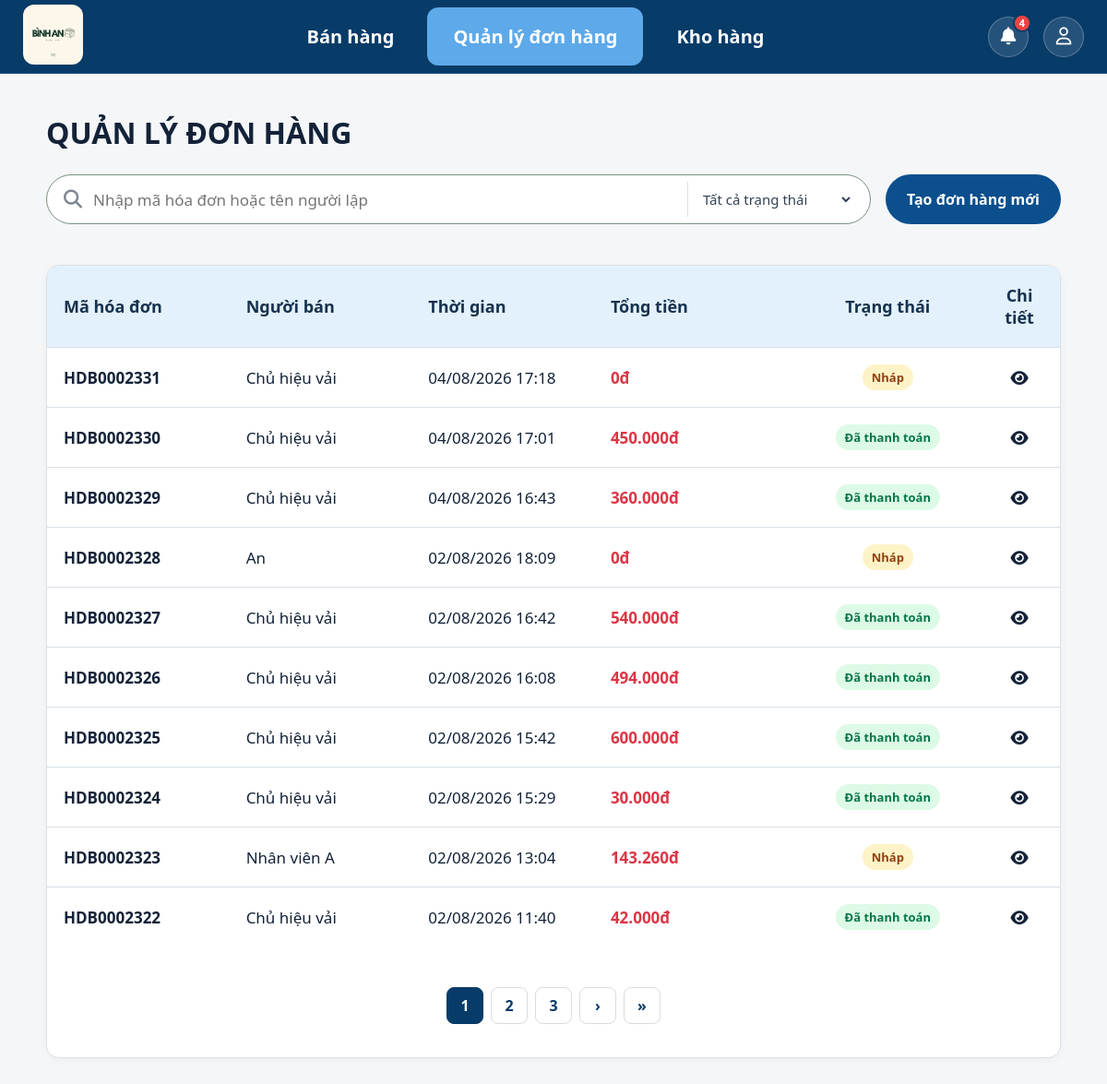
Before: /sales/orders/list/ (signed in) with the older database file.
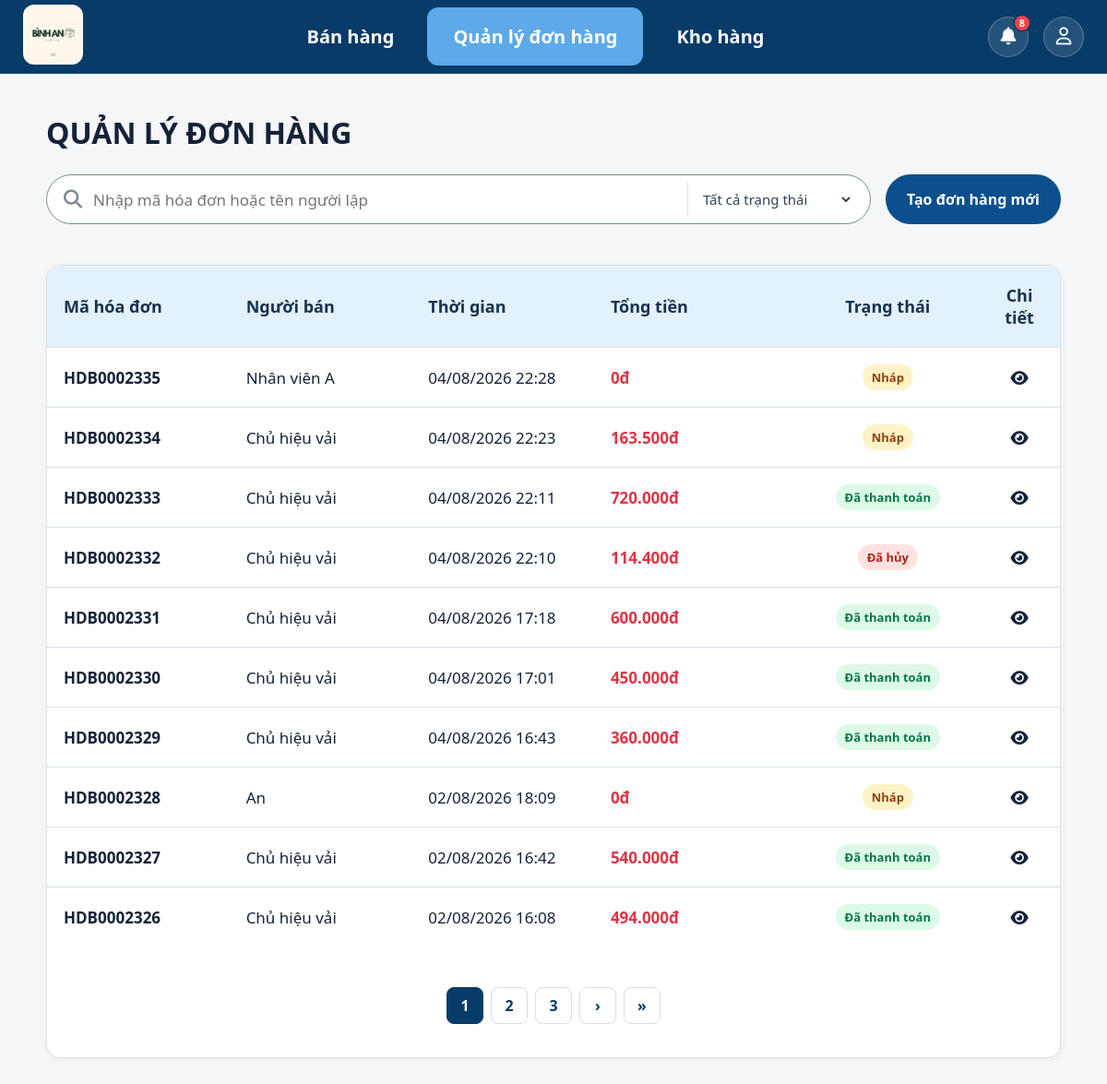
After: the same page with the newer database file.
### sales/models.py (models this page shows, shortened)
class SalesOrder(models.Model):
    class Status(models.TextChoices):
        DRAFT = "draft", "Nháp"
        COMPLETED = "completed", "Đã thanh toán"
        CANCELLED = "cancelled", "Đã hủy"
    employee = models.ForeignKey(settings.AUTH_USER_MODEL,on_delete=models.PROTECT,related_name="sales_orders",verbose_name="Nhân viên")
    discount = models.DecimalField( max_digits=12,decimal_places=0,default=0,verbose_name="Giảm giá")
    total_amount = models.DecimalField( max_digits=12,decimal_places=0,default=0,verbose_name="Tổng tiền")
    final_amount = models.DecimalField( max_digits=12,decimal_places=0,default=0,verbose_name="Thành tiền")
    status = models.CharField(  max_length=20,choices=Status.choices,default=Status.DRAFT,db_index=True,verbose_name="Trạng thái")
    created_at = models.DateTimeField( auto_now_add=True, verbose_name="Ngày lập")
    completed_at = models.DateTimeField(null=True, blank=True, verbose_name="Ngày thanh toán")
    updated_at = models.DateTimeField( auto_now=True,verbose_name="Ngày cập nhật")
    note = models.TextField(blank=True, default="", verbose_name="Ghi chú")
    class Meta:
        ordering = ["-created_at"]
        verbose_name = "Hóa đơn bán"
        verbose_name_plural = "Hóa đơn bán"
    @property
    def order_code(self):
        return f"HDB{self.pk:07d}" if self.pk else "HDBM"

### accounts/models.py (models this page shows, shortened)
class User(AbstractUser):
    first_name = None
    last_name = None
    class Role(models.TextChoices):
        OWNER = "OWNER", "Chủ cửa hàng"
        EMPLOYEE = "EMPLOYEE", "Nhân viên"
    username = models.CharField(max_length=50,unique=True,verbose_name="Tên đăng nhập")
    full_name = models.CharField(max_length=100,verbose_name="Họ và tên")
    phone = models.CharField(max_length=10,unique=True,verbose_name="Số điện thoại")
    role = models.CharField( max_length=20, choices=Role.choices, default=Role.EMPLOYEE, verbose_name="Vai trò")
    is_active = models.BooleanField(default=True,verbose_name="Đang hoạt động")
    created_at = models.DateTimeField(auto_now_add=True,verbose_name="Ngày tạo")
    updated_at = models.DateTimeField(auto_now=True,verbose_name="Ngày cập nhật")
    USERNAME_FIELD = "username"
    REQUIRED_FIELDS = ["full_name", "phone"]
    class Meta:
        db_table = "users"
        ordering = ["full_name"]
        verbose_name = "Người dùng"
        verbose_name_plural = "Người dùng"
    @property
    def is_owner(self):
        return self.role == self.Role.OWNER

### sales/views.py (the view)
# urls.py: path("orders/list/", views.orders_list, name="orders_management"),
@login_required(login_url="login")
def orders_list(request):
    query = request.GET.get("q", "").strip()
    selected_status = request.GET.get("status", "").strip()
    orders = process_search_order_list( keyword=query, status=selected_status)
    paginator = Paginator(orders, 10)
    page_number = request.GET.get("page")
    page_obj = paginator.get_page(page_number)
    return render(
        request,
        "sales/orders_management.html",
        {
            "orders": page_obj,
            "page_obj": page_obj,
            "query": query,
            "selected_status": selected_status,
            "status_choices": SalesOrder.Status.choices,
        }
    )

### accounts/context_processors.py (called while the page is built)
def notifications_context(request):
    if request.user.is_authenticated:
        user_notifications = Notification.objects.filter(receiver=request.user).order_by("-created_at")[:10]
        unread_count = Notification.objects.filter(receiver=request.user, is_read=False).count()
        return {
            "notifications": user_notifications,
            "unread_notification_count": unread_count,
        }
    return {
        "notifications": [],
        "unread_notification_count": 0,
    }

### sales/templatetags/money.py (called while the page is built)
@register.filter
def money(value):
    if value in [None, ""]:
        return ""
    try:
        numeric_value = float(value)
        return f"{numeric_value:,.0f}".replace(",", ".") + "đ"
    except (ValueError, TypeError):
        return value

### sales/utils.py (called while the page is built, shortened)
def process_search_order_list(keyword="", status=""):
    orders = (SalesOrder.objects.select_related("employee").order_by("-created_at"))
    keyword = keyword.strip()
    if status:
        orders = orders.filter(status=status)
    return orders

### templates/sales/orders_management.html (shortened to what this page needs)
{% extends "base.html" %}
{% load static %}
{% load money %}
{% block nav_order %}active{% endblock %}
{% block css %}
<link rel="stylesheet" href="{% static 'css/orders_management.css' %}">
<link rel="stylesheet" href="{% static 'css/layout.css' %}">
<link rel="stylesheet" href="{% static 'css/base.css' %}">
{% endblock %}
{% block content %}
<div class="page-content">
    <div class="page-heading">
        <div>
            <h1>QUẢN LÝ ĐƠN HÀNG</h1>
        </div>
    </div>
    <div class="search-header">
        <form id="searchForm" class="search-form" method="get">
            <i class="fa-solid fa-magnifying-glass"></i>
            <input type="text" id="q" name="q" value="{{ query }}"  placeholder="Nhập mã hóa đơn hoặc tên người lập" autocomplete="off">
            <select id="statusFilter" name="status">
                <option value="">Tất cả trạng thái</option>
            </select>
        </form>
        <div class="search-actions">
            <a href="{% url 'sales:homepage' %}" class="btn-add">Tạo đơn hàng mới</a>
        </div>
    </div>
    <section class="table-card">
        <table>
            <thead>
                <tr>
                    <th width="18%">Mã hóa đơn</th>
                    <th width="18%">Người bán</th>
                    <th width="18%">Thời gian</th>
                    <th width="20%">Tổng tiền</th>
                    <th width="18%" style="text-align: center;">Trạng thái</th>
                    <th width="12%" style="text-align: center;">Chi tiết</th>
                </tr>
            </thead>
            <tbody id="order-list-body">
                {% for order in orders %}
                    <tr class="order-row"
                        data-id="{{ order.id }}"
                        data-status="{{ order.status }}"
                        onclick="window.location='{% if order.status == 'draft' %}/sales/?order={{ order.id }}{% else %}/sales/orders/{{ order.id }}/{% endif %}'"
                        style="cursor: pointer;">
                        <td><strong>{{ order.order_code }}</strong></td>
                        <td>{{ order.employee.full_name|default:order.employee.username }}</td>
                        <td>{{ order.created_at|date:"d/m/Y H:i" }}</td>
                        <td class="total-money" style="color: #dc3545; font-weight: bold;">
                            {{ order.final_amount|money }}
                        </td>
                        <td style="text-align: center;">
                            <span class="status {{ order.status }}">
                                {{ order.get_status_display }}
                            </span>
                        </td>
                        <td style="text-align: center;"><i class="fa-solid fa-eye"></i></td>
                    </tr>
                {% empty %}
                    <tr>
                        <td colspan="6" class="empty-state" style="text-align: center; padding: 30px; color: #666;">
                            Không tìm thấy hóa đơn nào phù hợp.
                        </td>
                    </tr>
                {% endfor %}
            </tbody>
        </table>
        <div class="pagination">
            {% for num in page_obj.paginator.page_range %}
                {% if page_obj.number == num %}
                    <span class="current">{{ num }}</span>
                {% elif num > page_obj.number|add:'-3' and num < page_obj.number|add:'3' %}
                    <a href="?page={{ num }}&q={{ query }}&status={{ selected_status }}">{{ num }}</a>
                {% endif %}
            {% endfor %}
            {% if page_obj.has_next %}
                <a href="?page={{ page_obj.next_page_number }}&q={{ query }}&status={{ selected_status }}">›</a>
                <a href="?page={{ page_obj.paginator.num_pages }}&q={{ query }}&status={{ selected_status }}">»</a>
            {% endif %}
        </div>
    </section>
</div>
{% endblock %}

Changed rows visible on the page:
no longer on this page (row unchanged): SalesOrder: order_code "HDB0002325", employee.full_name "Chủ hiệu vải", created_at "02/08/2026 15:42", final_amount "600.000đ", status "Đã thanh toán"
no longer on this page (row unchanged): SalesOrder: order_code "HDB0002324", employee.full_name "Chủ hiệu vải", created_at "02/08/2026 15:29", final_amount "30.000đ", status "Đã thanh toán"
no longer on this page (row edited): SalesOrder: order_code "HDB0002323", employee.full_name "Nhân viên A", created_at "02/08/2026 13:04", final_amount "143.260đ", status "Nháp"
no longer on this page (row unchanged): SalesOrder: order_code "HDB0002322", employee.full_name "Chủ hiệu vải", created_at "02/08/2026 11:40", final_amount "42.000đ", status "Đã thanh toán"
added SalesOrder: order_code "HDB0002335", employee.full_name "Nhân viên A", created_at "04/08/2026 22:28", final_amount "0đ", status "Nháp"
added SalesOrder: order_code "HDB0002334", employee.full_name "Chủ hiệu vải", created_at "04/08/2026 22:23", final_amount "163.500đ", status "Nháp"
added SalesOrder: order_code "HDB0002333", employee.full_name "Chủ hiệu vải", created_at "04/08/2026 22:11", final_amount "720.000đ", status "Đã thanh toán"
added SalesOrder: order_code "HDB0002332", employee.full_name "Chủ hiệu vải", created_at "04/08/2026 22:10", final_amount "114.400đ", status "Đã hủy"
changed SalesOrder "HDB0002331": final_amount "0đ" → "600.000đ"; status "Nháp" → "Đã thanh toán"
Other visible differences:
{{ unread_notification_count }}: "4" → "8"
